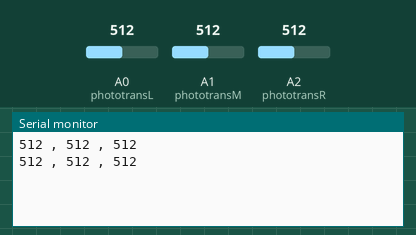
This sketch was run on a simulated Arduino Uno, built with avr-gcc and run on an emulated ATmega328P. On the bench: the last lines printed to the serial monitor. The test bench sets the inputs (shaded band); at power-on: A0 (phototransL) = 512, A1 (phototransM) = 512, A2 (phototransR) = 512.

Above: at 1.8 s.
1.9 s: A0 (phototransL) set to 716
At 2.8 s:
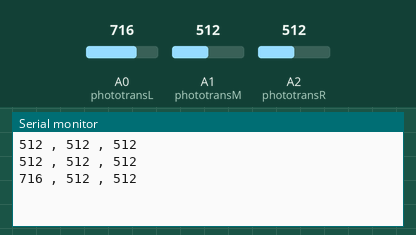
3.4 s: A1 (phototransM) set to 716
At 4.7 s:
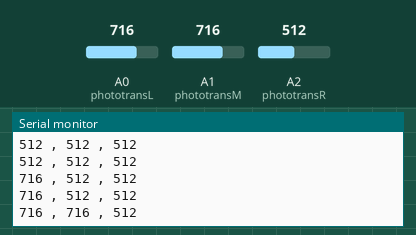
4.9 s: A2 (phototransR) set to 716
At 5.5 s:
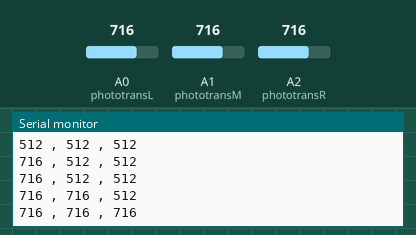
6.4 s: A0 (phototransL) set to 900
At 7.7 s:
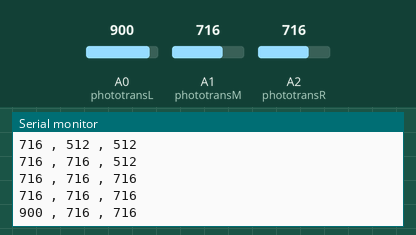
7.9 s: A1 (phototransM) set to 900
At 8.8 s:
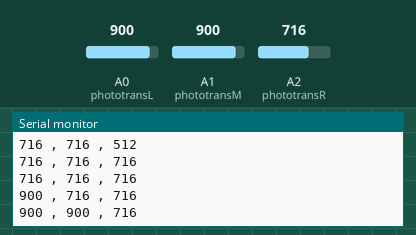
9.4 s: A2 (phototransR) set to 900
At 10.7 s:
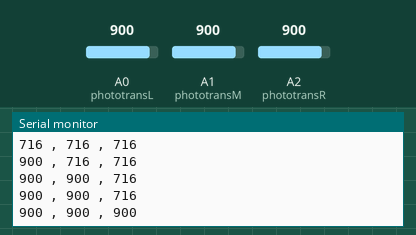
Timing chart, 0 to 11.9 s (numbered marks = the images above; inputs shaded):
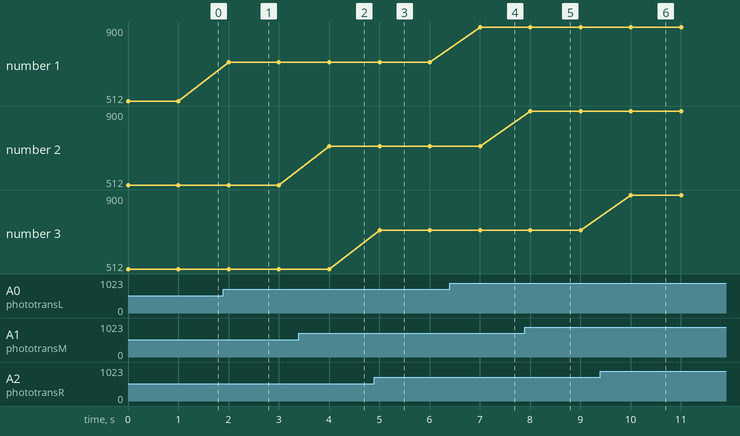

The sketch:

IR_Sensor_Read.ino
```cpp
int phototransL = A0 ;// the analog input pin
int phototransM = A1 ;// the analog input pin
int phototransR = A2 ;// the analog input pin
// decrlaring variables to store the input values
int Lval =0;
int Mval =0;
int Rval =0;
// the setup routine runs once when you press reset :
void setup() {
  // set input pins
pinMode ( phototransL , INPUT ) ;
pinMode ( phototransM , INPUT ) ;
pinMode ( phototransR , INPUT ) ;
// initialize serial port
Serial . begin (9600) ;
}

void loop() {
  // read the input values from the digital and analog pins
Lval = analogRead ( phototransL ) ;
Mval = analogRead ( phototransM ) ;
Rval = analogRead ( phototransR ) ;
 // publish the analog value to the serial port
 Serial.print(Lval) ;
 Serial.print(" , ");
 Serial.print(Mval);
 Serial.print(" , ");
 Serial.println(Rval);
 delay (1000) ; // wait for a second
}
```

Measured:
- after the input at 1.9 s, the serial monitor: prints a new line after 0.10 s (image 1)
- after the input at 3.4 s, the serial monitor: prints a new line after 0.60 s (image 2)
- after the input at 4.9 s, the serial monitor: prints a new line after 0.11 s (image 3)
- after the input at 6.4 s, the serial monitor: prints a new line after 0.61 s (image 4)
- after the input at 7.9 s, the serial monitor: prints a new line after 0.11 s (image 5)
- after the input at 9.4 s, the serial monitor: prints a new line after 0.61 s (image 6)
- plotted number 1: 512 → 716 after the input at 1.9 s, 716 → 900 after the input at 6.4 s
